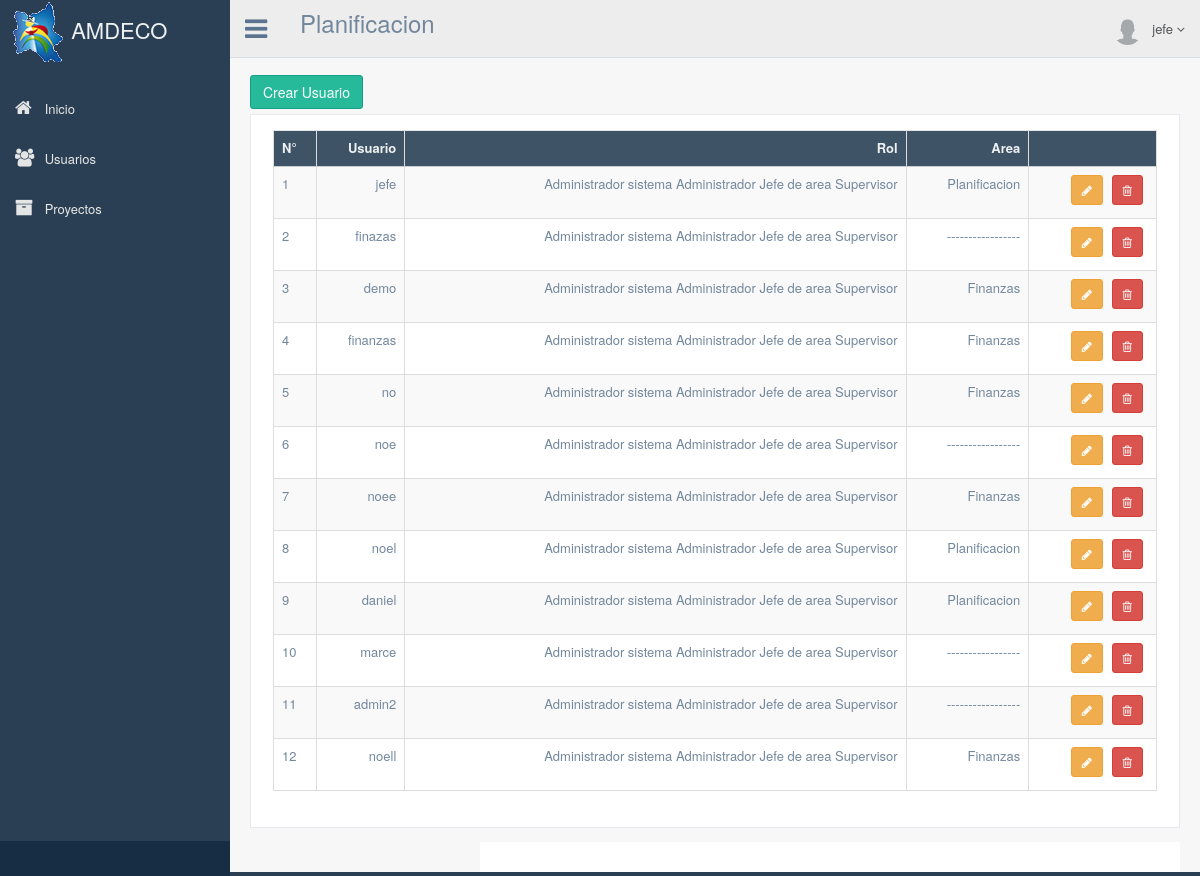
/lista_usuarios/ (signed in), run on the app's committed database.
### apps/users/models.py (models this page shows, shortened)
class User(AbstractBaseUser, PermissionsMixin):
    username = models.CharField(max_length=100, unique=True)
    email = models.EmailField()
    nombre = models.CharField(max_length=200)
    p_apellido = models.CharField(max_length=100)
    s_apellido = models.CharField(max_length=100)
    direccion = models.CharField(max_length=100)
    telefono = models.IntegerField(null=True, blank=True)
    area = models.CharField(max_length=100)
    objects = UserManager()
    is_active = models.BooleanField(default=True)
    is_staff = models.BooleanField(default=False)
    USERNAME_FIELD = 'username'
    REQUIRED_FIELDS = ['email']

### apps/inicio/views.py (the view)
# urls.py: url(r'^lista_usuarios/$', 'apps.inicio.views.ListaUsuarios', name='lista_usuarios'),
def ListaUsuarios(request):
    users = User.objects.filter(is_staff=False)
    variables = RequestContext(request, {'usuarios': users})
    return render_to_response('inicio/listado_usuarios.html', variables)

### templates/inicio/listado_usuarios.html (shortened to what this page needs)
{% extends "base.html" %}
{% block contenido %}
{% load permission_tags %}
        <div class="right_col" role="main">
          <div class="">
            <div class="page-title">
            </div>
            <div class="row">
              <div class="col-md-12 col-sm-12 col-xs-12">
              <a href="/user_create" class="btn btn-success">Crear Usuario</a>
                <div class="x_panel">
                  <div class="x_content">
                    <div class="table-responsive">
                      <table id="" class="table table-striped table-bordered jambo_table mediaTable" cellspacing="0" width="100%">
                        <thead>
                          <tr>
                            <th class="essential persist">N°</th>
                            <th class="oculto">Usuario</th>
                            <th>Rol</th>
                            <th>Area</th>
                            <th class="essential persist"></th>
                          </tr>
                        </thead>
                        <tbody>
                          {% for u in usuarios %}
                              <tr>
                                <td>{{forloop.counter}}</td>
                                <td>{{ u.username}}</td>
                                <td>
                                  {% if u|has_role:'admin_sistema' %}
                                    Administrador sistema
                                  {% endif %}
                                  {% if u|has_role:'admin' %}
                                    Administrador
                                  {% endif %}
                                  {% if u|has_role:'jefe_area' %}
                                    Jefe de area
                                  {% endif %}
                                  {% if u|has_role:'supervisor' %}
                                    Supervisor
                                  {% endif %}
                                </td>
                                <td>
                                  {% if u.area %}
                                    {{u.area}}
                                  {% else %}
                                    -----------------
                                  {% endif %}
                                </td>
                                <td>
                                  <a href="/editar_user/{{u.pk}}" class="btn btn-warning btn-sm" data-toggle="tooltip" data-original-title="Editar" ><i class="fa fa-pencil"></i></a>
                                  <a  class="btn btn-danger btn-sm" data-toggle="modal" data-original-title="Eliminar"  data-target=".modal-{{ u.pk}}"><i class="fa fa-trash-o"></i> </a>
                                </td>
                              </tr>
                          {% endfor %}
                        </tbody>
                      </table>
                    </div>
                  </div>
              </div>
            </div>
          </div>
        </div>
{% endblock %}

### templates/base.html (shortened to what this page needs)
{% load staticfiles %}
<!DOCTYPE html>
<html lang="en">
  <head>
	<link rel="stylesheet" type="text/css" href="{% static "css/bootstrap.min.css"%}">
	<link rel="stylesheet" type="text/css" href="{% static "font-awesome/css/font-awesome.min.css"%}">
	<link rel="stylesheet" type="text/css" href="{% static "css/nprogress.css"%}">
	<link rel="stylesheet" type="text/css" href="{% static "css/green.css"%}">
  <link rel="stylesheet" type="text/css" href="{% static "css/select2.min.css"%}">
	<link rel="stylesheet" type="text/css" href="{% static "css/bootstrap-progressbar-3.3.4.min.css"%}">
  <link rel="stylesheet" type="text/css" href="{% static "css/ion.rangeSlider.css"%}">
  <link rel="stylesheet" type="text/css" href="{% static "css/ion.rangeSlider.skinFlat.css"%}">
	<link rel="stylesheet" type="text/css" href="{% static "css/jqvmap.min.css"%}">
	<link rel="stylesheet" type="text/css" href="{% static "css/custom.min.css"%}">
  <link rel="stylesheet" type="text/css" href="{% static "css/jquery.mediaTable.css"%}">
  </head>
  <body class="nav-md">
    <div class="container body">
      <div class="main_container">
        <div class="col-md-3 left_col">
          <div class="left_col scroll-view">
            <div class="navbar nav_title" style="border: 0;">
              <a href="/" class="site_title"><img src="{% static "images/mapa.png"%}" alt="..." class=""> <span>AMDECO</span></a>
            </div>
            <br />
            {% load permission_tags %}
            <div id="sidebar-menu" class="main_menu_side hidden-print main_menu">
              <div class="menu_section">
                <ul class="nav side-menu">
                  <li><a href="/"><i class="fa fa-home"></i> Inicio</a>
                  </li>
                  {% if user|has_role:'admin_sistema' %}
                  <li><a href="/lista_usuarios"><i class="fa fa-group"></i> Usuarios</a>
                  {% endif %}
                  {% if user.area == 'Planificacion' %}
                  <li><a href="/lista_proyectos"><i class="fa fa-archive"></i> Proyectos </a>
                  </li>
                  {% endif %}
                </ul>
              </div>
            </div>
            <div class="sidebar-footer hidden-small">
              <a data-toggle="tooltip" data-placement="top" title="Settings">
                <span class="glyphicon glyphicon-cog" aria-hidden="true"></span>
              </a>
              <a data-toggle="tooltip" data-placement="top" title="FullScreen">
                <span class="glyphicon glyphicon-fullscreen" aria-hidden="true"></span>
              </a>
              <a data-toggle="tooltip" data-placement="top" title="Lock">
                <span class="glyphicon glyphicon-eye-close" aria-hidden="true"></span>
              </a>
              <a data-toggle="tooltip" data-placement="top" title="Logout" >
                <span class="glyphicon glyphicon-off" aria-hidden="true"></span>
              </a>
            </div>
          </div>
        </div>
        <div class="top_nav">
          <div class="nav_menu">
            <nav>
              <div class="nav toggle">
                <a id="menu_toggle"><i class="fa fa-bars"></i></a>
              </div>
              <div class="nav navbar-nav">
                <h3>
                  {% if user.area %}
                    {{user.area}}
                  {% else %}
                    Administrador
                  {% endif %}
                </h3>
              </div>
              <ul class="nav navbar-nav navbar-right">
                <li class="">
                  <a href="javascript:;" class="user-profile dropdown-toggle" data-toggle="dropdown" aria-expanded="false">
                    <img src="{% static "images/user.png"%}" alt="..." >{{user.username}}
                    <span class=" fa fa-angle-down"></span>
                  </a>
                </li>
              </ul>
            </nav>
          </div>
        </div>
       	{% block contenido %}
       	{% endblock %}
        <footer>
        </footer>
      </div>
    </div>
  </body>
</html>

### templates/base.html (style rules this page uses)
.site_title { height: 62px; }

### data on the page
User: area "Planificacion", username "jefe"
User: username "finazas"
User: username "demo", area "Finanzas"
User: username "finanzas", area "Finanzas"
User: username "no", area "Finanzas"
User: username "noe"
User: username "noee", area "Finanzas"
User: username "noel", area "Planificacion"
User: username "daniel", area "Planificacion"
User: username "marce"
User: username "admin2"
User: username "noell", area "Finanzas"
